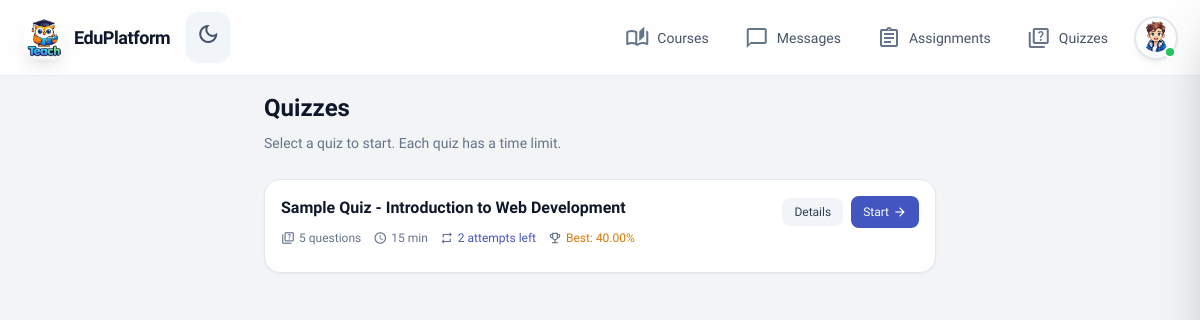
Page /quiz/ (signed in) on the committed database.
### teach/models.py (models this page shows, shortened)
class Quiz(models.Model):
    quiz_id = models.AutoField(primary_key=True)
    content = models.ForeignKey(
        CourseContent,
        on_delete=models.CASCADE,
        related_name='quizzes',
        to_field='content_id'
    )
    time_limit = models.PositiveIntegerField(help_text='Time limit in minutes', default=30)
    total_score = models.PositiveIntegerField(default=100)
    max_attempts = models.PositiveIntegerField(help_text='Maximum number of attempts allowed', default=3)
    created_at = models.DateTimeField(auto_now_add=True)
    class Meta:
        ordering = ['-created_at']

class CourseContent(models.Model):
    CONTENT_TYPE_CHOICES = [
        ('lesson', 'Lesson'),
        ('assignment', 'Assignment'),
        ('quiz', 'Quiz'),
    ]
    content_id = models.AutoField(primary_key=True)
    course = models.ForeignKey(
        Course,
        on_delete=models.CASCADE,
        related_name='contents',
        to_field='course_id'
    )
    title = models.CharField(max_length=200)
    content_type = models.CharField(
        max_length=20,
        choices=CONTENT_TYPE_CHOICES
    )
    order_index = models.PositiveIntegerField(default=1)
    is_locked = models.BooleanField(default=False)
    created_at = models.DateTimeField(auto_now_add=True)
    class Meta:
        ordering = ['order_index', 'created_at']
        unique_together = ['course', 'order_index']

class QuizResult(models.Model):
    user = models.ForeignKey(
        User,
        on_delete=models.CASCADE,
        related_name='quiz_results',
        to_field='national_id'
    )
    quiz = models.ForeignKey(
        Quiz,
        on_delete=models.CASCADE,
        related_name='results',
        to_field='quiz_id'
    )
    attempt_number = models.PositiveIntegerField(default=1)
    score = models.DecimalField(
        max_digits=5,
        decimal_places=2,
        default=Decimal('0.00')
    )
    submitted_at = models.DateTimeField(auto_now_add=True)
    class Meta:
        unique_together = ('user', 'quiz', 'attempt_number')
        ordering = ['-submitted_at']

### teach/views.py (the view)
# urls.py: path("quiz/", views.quiz, name="quiz"),
@login_required
def quiz(request):
    quizzes = (
        Quiz.objects.all()
        .select_related("content", "content__course")
        .prefetch_related("questions")
        .order_by("-created_at")[:50]
    )
    quizzes_list = []
    for q in quizzes:
        question_count = q.questions.count()
        user_attempts = QuizResult.objects.filter(user=request.user, quiz=q).count()
        remaining_attempts = max(0, q.max_attempts - user_attempts)
        best_result = (
            QuizResult.objects.filter(user=request.user, quiz=q)
            .order_by("-score")
            .first()
        )
        best_score = best_result.score if best_result else None
        quizzes_list.append({
            "quiz": q,
            "question_count": question_count,
            "user_attempts": user_attempts,
            "remaining_attempts": remaining_attempts,
            "max_attempts": q.max_attempts,
            "best_score": best_score,
            "has_attempts_left": remaining_attempts > 0,
        })
    return render(request, "teach/quiz.html", {"quizzes": quizzes_list})

### teach/context_processors.py (called while the page is built)
def unread_messages_count(request):
    if request.user.is_authenticated:
        count = Message.objects.filter(receiver=request.user, is_read=False).count()
        return {"unread_messages_count": count}
    return {"unread_messages_count": 0}

### templates/teach/quiz.html (shortened to what this page needs)
{% extends 'teach/base.html' %}
{% load static %}
{% block main_class %}px-4 py-4 pb-24 md:pb-8{% endblock %}
{% block content %}
<div class="max-w-2xl mx-auto space-y-6">
  <div class="space-y-2">
    <h1 class="text-2xl font-bold text-slate-900 dark:text-white">Quizzes</h1>
    <p class="text-slate-500 dark:text-slate-400 text-sm leading-relaxed">Select a quiz to start. Each quiz has a time limit.</p>
  </div>
  {% if quizzes %}
  <div class="space-y-3">
    {% for item in quizzes %}
    <div class="block p-4 rounded-2xl bg-white dark:bg-slate-800 border border-slate-200 dark:border-slate-700 shadow-sm hover:border-primary/50 dark:hover:border-primary/50 hover:shadow-md transition-all">
      <div class="flex items-start justify-between gap-3">
        <div class="min-w-0 flex-1">
          <h2 class="font-semibold text-slate-900 dark:text-white truncate mb-2">{{ item.quiz.content.title }}</h2>
          <div class="flex flex-wrap items-center gap-3 text-xs text-slate-500 dark:text-slate-400 mb-2">
            <span class="flex items-center gap-1">
              <span class="material-icons-outlined text-sm">quiz</span>
              {{ item.question_count }} question{{ item.question_count|pluralize }}
            </span>
            <span class="flex items-center gap-1">
              <span class="material-icons-outlined text-sm">schedule</span>
              {{ item.quiz.time_limit }} min
            </span>
            <span class="flex items-center gap-1">
              <span class="material-icons-outlined text-sm">repeat</span>
              <span class="font-medium {% if item.has_attempts_left %}text-primary{% else %}text-red-500{% endif %}">
                {% if item.has_attempts_left %}
                  {{ item.remaining_attempts }} attempt{{ item.remaining_attempts|pluralize }} left
                {% else %}
                  No attempts left
                {% endif %}
              </span>
            </span>
            {% if item.best_score is not None %}
            <span class="flex items-center gap-1">
              <span class="material-icons-outlined text-sm">emoji_events</span>
              <span class="font-medium text-amber-600 dark:text-amber-400">Best: {{ item.best_score }}%</span>
            </span>
            {% endif %}
          </div>
        </div>
        <div class="flex items-center gap-2 shrink-0">
          <a href="{% url 'quiz_results' item.quiz.quiz_id %}"
            class="px-3 py-1.5 rounded-lg bg-slate-100 dark:bg-slate-700 text-slate-700 dark:text-slate-300 hover:bg-slate-200 dark:hover:bg-slate-600 text-xs font-medium transition-all">
            Details
          </a>
          {% if item.has_attempts_left %}
          <a href="{% url 'quiz_detail' item.quiz.quiz_id %}"
            class="px-3 py-1.5 rounded-lg bg-primary hover:bg-primary/90 text-white text-xs font-medium transition-all flex items-center gap-1">
            Start
            <span class="material-icons-outlined text-sm">arrow_forward</span>
          </a>
          {% endif %}
        </div>
      </div>
    </div>
    {% endfor %}
  </div>
  {% endif %}
</div>
{% endblock %}

### static/teach/css/style.css (style rules this page uses)
body { font-family: "Lexend", "Inter", sans-serif; -webkit-tap-highlight-color: transparent; min-height: max(884px, 100dvh); }

### rows in the picture
Quiz: quiz.content "Sample Quiz - Introduction to Web Development", question_count "5", quiz.time_limit "15", remaining_attempts "2", best_score "40.00"
